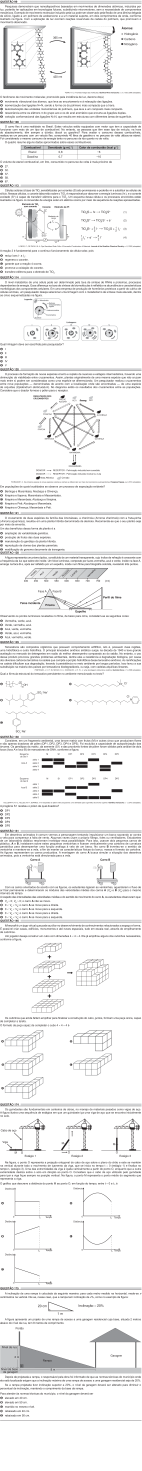
#> input picture 7Passo-DividirPeloPadraoVisual/inteiras_concatenadas_verticalmente.png, 2119 x 22056 px (shown at 1/15 size)
$ python dividir-questoes.py
#> lines starting #> are read from the running program, lines starting #| are printed output that depends on the picture
from PIL import Image
import os

def encontrar_faixa_cinza(imagem, cor_alvo=(209, 210, 212), tolerancia=15, altura_base=28, margem_erro=3):
    """
    Encontra as posições da faixa cinza e define o corte 8 pixels acima dela.
    """
    largura, altura = imagem.size
    pixels = imagem.load()

    posicoes_corte = []

    altura_minima = altura_base - margem_erro  # 25 pixels
    altura_maxima = altura_base + margem_erro  # 31 pixels

    y = 0
    while y < altura:
        def pixel_correta(px_x, px_y):
            if px_y >= altura:
                return False
            pixel = pixels[px_x, px_y]
            r, g, b = pixel[:3]
            return (abs(r - cor_alvo[0]) <= tolerancia and
                    abs(g - cor_alvo[1]) <= tolerancia and
                    abs(b - cor_alvo[2]) <= tolerancia)

        if pixel_correta(largura - 3, y) or pixel_correta(largura - 1, y):
            inicio_faixa = y

            while y < altura and (pixel_correta(largura - 3, y) or pixel_correta(largura - 1, y)):
                y += 1

            altura_detectada = y - inicio_faixa

            if altura_minima <= altura_detectada <= altura_maxima:
                # Define o ponto de divisão 8 pixels acima do início da faixa
                posicao_corte = inicio_faixa - 10
                if posicao_corte < 0:
                    posicao_corte = 0

                posicoes_corte.append(posicao_corte)
                print(f"Faixa cinza detectada em y={inicio_faixa}. Corte definido em y={posicao_corte}")
            else:
                continue
        else:
            y += 1

    return posicoes_corte

def dividir_imagem_por_faixas(caminho_imagem, pasta_saida):
    """
    Divide a imagem garantindo que a faixa cinza e a margem fiquem no topo da próxima imagem.
    """
#> called with caminho_imagem = 'inteiras_concatenadas_verticalmente.png', pasta_saida = 'inteiras_colunas'
    if not os.path.exists(caminho_imagem):
        print(f"Erro: Imagem {caminho_imagem} não encontrada.")
        return

    imagem = Image.open(caminho_imagem)
#> imagem is the input picture: PIL image 2119x22056 RGB; mean R, G, B 239.6, 239.5, 239.6
    largura, altura = imagem.size
#> largura = 2119; altura = 22056

    posicoes_corte = encontrar_faixa_cinza(imagem)
#> the loop in encontrar_faixa_cinza, `while y < altura:` made 21606 passes
#> (inicio_faixa, altura_detectada) on pass 12: (11, 29)
#> y on passes 1 to 6: 1, 2, 3, 4, 5, 6
#| Faixa cinza detectada em y=11. Corte definido em y=1
#> (further printed lines are left out)

    if not posicoes_corte:
        print("Nenhuma faixa cinza dentro do padrão esperado foi encontrada!")
        return

    os.makedirs(pasta_saida, exist_ok=True)

    posicao_anterior = 0

    for i, posicao_corte in enumerate(posicoes_corte):
        if posicao_corte <= posicao_anterior:
            continue

        # Corta a parte de cima (questão anterior) terminando logo antes da margem da nova questão
        area_corte = (0, posicao_anterior, largura, posicao_corte)
        secao = imagem.crop(area_corte)

        nome_arquivo = f"parte_{i+1:03d}.png"
        caminho_completo = os.path.join(pasta_saida, nome_arquivo)
        secao.save(caminho_completo)
        print(f"Salvo: {caminho_completo} ({secao.width}x{secao.height}px)")

        # O pulo do gato: A próxima imagem começa do exato ponto onde a outra terminou.
        # Isso faz com que os 8px de respiro + a faixa cinza entrem no topo do próximo bloco.
        posicao_anterior = posicao_corte
#> this loop made 13 passes
#> posicao_corte on passes 1 to 12: 1, 1805, 2758, 4137, 5515, 7672, 8265, 9607, 11029, 12440, 13786, 16543
#| Salvo: inteiras_colunas/parte_001.png (2119x1px)
#| Salvo: inteiras_colunas/parte_002.png (2119x1804px)
#| Salvo: inteiras_colunas/parte_003.png (2119x953px)
#| Salvo: inteiras_colunas/parte_004.png (2119x1379px)
#| Salvo: inteiras_colunas/parte_005.png (2119x1378px)
#| Salvo: inteiras_colunas/parte_006.png (2119x2157px)
#| Salvo: inteiras_colunas/parte_007.png (2119x593px)
#| Salvo: inteiras_colunas/parte_008.png (2119x1342px)
#> (further printed lines are left out)
#> pass 2, in dividir_imagem_por_faixas, `secao = imagem.crop(area_corte)`:
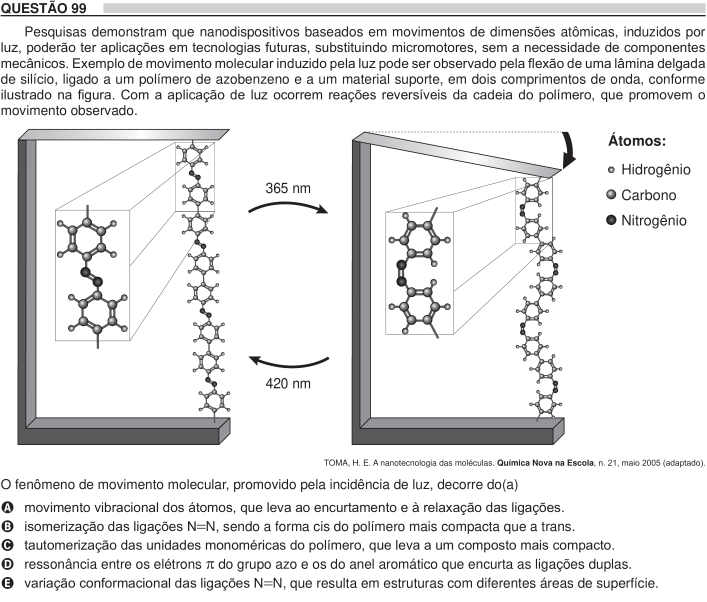
#> secao: PIL image 2119x1804 RGB (shown at 1/3 size); mean R, G, B 230.3, 230.1, 230.4
#> pass 3, in dividir_imagem_por_faixas, `secao = imagem.crop(area_corte)`:
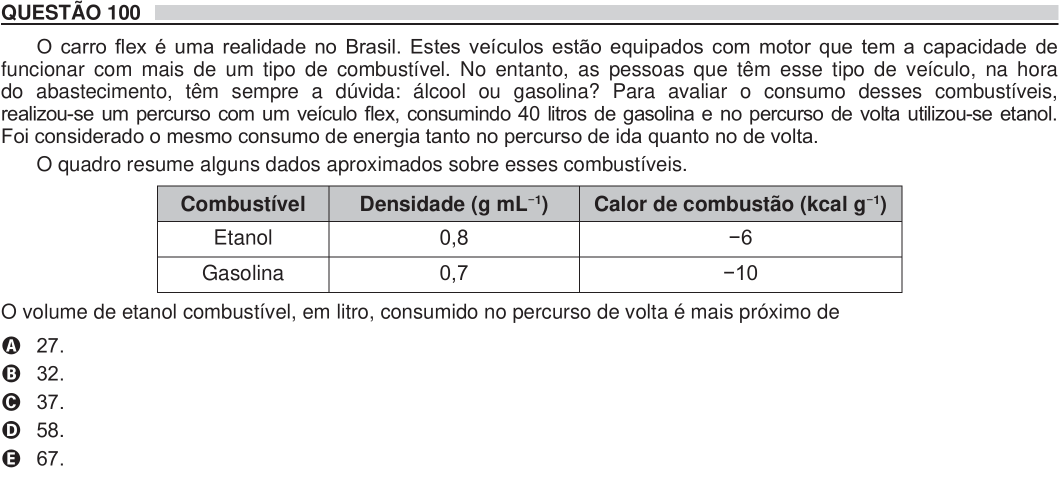
#> secao: PIL image 2119x953 RGB (shown at 1/2 size); mean R, G, B 234.7, 234.5, 234.7
#> after the loop:
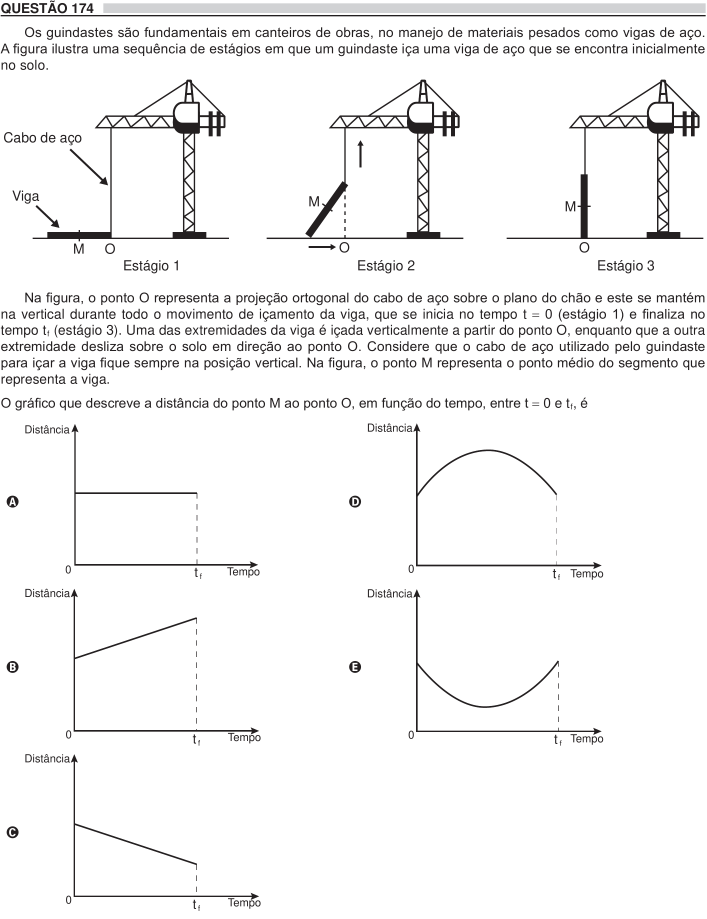
#> secao: PIL image 2119x2757 RGB (shown at 1/3 size); mean R, G, B 244, 243.8, 243.8

    # Corta a última seção (que já começa com a última faixa no topo)
    if posicao_anterior < altura:
        area_corte = (0, posicao_anterior, largura, altura)
        secao = imagem.crop(area_corte)
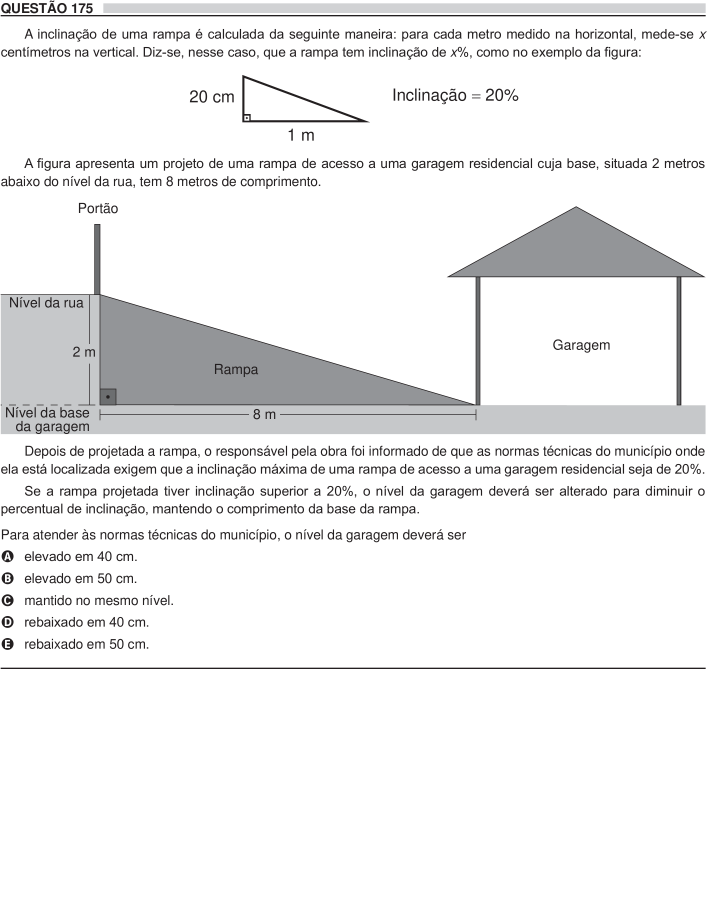
#> secao: PIL image 2119x2756 RGB (shown at 1/3 size); mean R, G, B 239, 239, 239.3

        nome_arquivo = f"parte_{len(posicoes_corte)+1:03d}.png"
        caminho_completo = os.path.join(pasta_saida, nome_arquivo)
        secao.save(caminho_completo)
        print(f"Salvo: {caminho_completo} ({secao.width}x{secao.height}px)")
#| Salvo: inteiras_colunas/parte_014.png (2119x2756px)

if __name__ == "__main__":
    caminho_imagem = "inteiras_concatenadas_verticalmente.png"
    pasta_saida = "inteiras_colunas"

    dividir_imagem_por_faixas(caminho_imagem, pasta_saida)
    print("Divisão concluída! Os padrões visuais agora estão no topo de cada imagem correspondente.")
